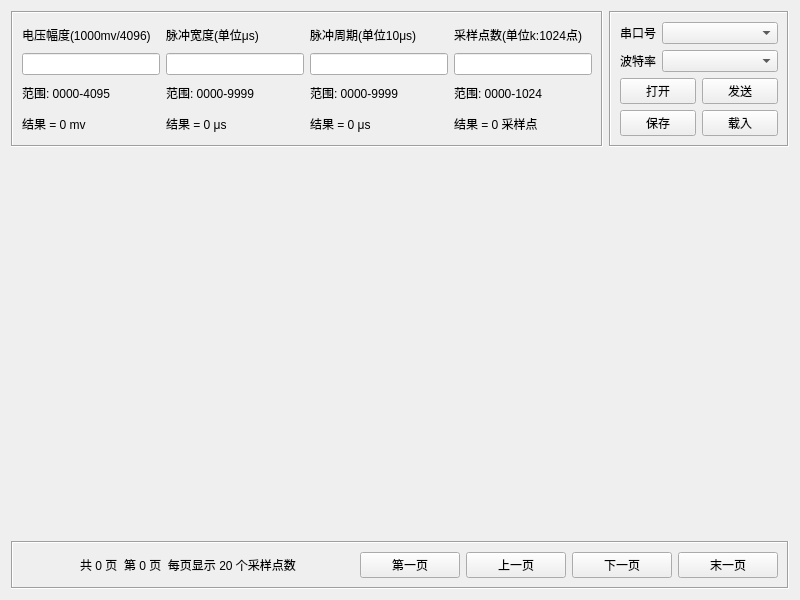
<?xml version="1.0" encoding="UTF-8"?>
<ui version="4.0">
 <class>frmMain</class>
 <widget class="QWidget" name="frmMain">
  <property name="geometry">
   <rect>
    <x>0</x>
    <y>0</y>
    <width>800</width>
    <height>600</height>
   </rect>
  </property>
  <property name="windowTitle">
   <string>Form</string>
  </property>
  <layout class="QGridLayout" name="gridLayout_3">
   <item row="0" column="0">
    <widget class="QFrame" name="frame">
     <property name="sizePolicy">
      <sizepolicy hsizetype="Expanding" vsizetype="Preferred">
       <horstretch>0</horstretch>
       <verstretch>0</verstretch>
      </sizepolicy>
     </property>
     <property name="frameShape">
      <enum>QFrame::Box</enum>
     </property>
     <property name="frameShadow">
      <enum>QFrame::Sunken</enum>
     </property>
     <layout class="QGridLayout" name="gridLayout_2">
      <item row="0" column="0">
       <widget class="QLabel" name="labMv">
        <property name="text">
         <string>电压幅度(1000mv/4096)</string>
        </property>
       </widget>
      </item>
      <item row="2" column="1">
       <widget class="QLabel" name="labWidthRange">
        <property name="text">
         <string>范围: 0000-9999</string>
        </property>
       </widget>
      </item>
      <item row="2" column="0">
       <widget class="QLabel" name="labMvRange">
        <property name="text">
         <string>范围: 0000-4095</string>
        </property>
       </widget>
      </item>
      <item row="2" column="3">
       <widget class="QLabel" name="labPointRange">
        <property name="text">
         <string>范围: 0000-1024</string>
        </property>
       </widget>
      </item>
      <item row="1" column="0">
       <widget class="QLineEdit" name="txtMv">
        <property name="text">
         <string/>
        </property>
       </widget>
      </item>
      <item row="1" column="1">
       <widget class="QLineEdit" name="txtWidth">
        <property name="text">
         <string/>
        </property>
       </widget>
      </item>
      <item row="1" column="3">
       <widget class="QLineEdit" name="txtPoint">
        <property name="text">
         <string/>
        </property>
       </widget>
      </item>
      <item row="1" column="2">
       <widget class="QLineEdit" name="txtCycle">
        <property name="text">
         <string/>
        </property>
       </widget>
      </item>
      <item row="0" column="1">
       <widget class="QLabel" name="labWidth">
        <property name="text">
         <string>脉冲宽度(单位μs)</string>
        </property>
       </widget>
      </item>
      <item row="0" column="3">
       <widget class="QLabel" name="labPoint">
        <property name="text">
         <string>采样点数(单位k:1024点)</string>
        </property>
       </widget>
      </item>
      <item row="2" column="2">
       <widget class="QLabel" name="labCycleRange">
        <property name="text">
         <string>范围: 0000-9999</string>
        </property>
       </widget>
      </item>
      <item row="0" column="2">
       <widget class="QLabel" name="labCycle">
        <property name="text">
         <string>脉冲周期(单位10μs)</string>
        </property>
       </widget>
      </item>
      <item row="3" column="0">
       <widget class="QLabel" name="labMvResult">
        <property name="text">
         <string>结果 = 0 mv</string>
        </property>
       </widget>
      </item>
      <item row="3" column="1">
       <widget class="QLabel" name="labWidthResult">
        <property name="text">
         <string>结果 = 0 μs</string>
        </property>
       </widget>
      </item>
      <item row="3" column="2">
       <widget class="QLabel" name="labCycleResult">
        <property name="text">
         <string>结果 = 0 μs</string>
        </property>
       </widget>
      </item>
      <item row="3" column="3">
       <widget class="QLabel" name="labPointResult">
        <property name="text">
         <string>结果 = 0 采样点</string>
        </property>
       </widget>
      </item>
     </layout>
    </widget>
   </item>
   <item row="0" column="1">
    <widget class="QFrame" name="frame_2">
     <property name="minimumSize">
      <size>
       <width>180</width>
       <height>0</height>
      </size>
     </property>
     <property name="maximumSize">
      <size>
       <width>180</width>
       <height>16777215</height>
      </size>
     </property>
     <property name="frameShape">
      <enum>QFrame::Box</enum>
     </property>
     <property name="frameShadow">
      <enum>QFrame::Sunken</enum>
     </property>
     <layout class="QGridLayout" name="gridLayout_4">
      <item row="0" column="0">
       <widget class="QLabel" name="labPortName">
        <property name="text">
         <string>串口号</string>
        </property>
       </widget>
      </item>
      <item row="0" column="1">
       <widget class="QComboBox" name="cboxPortName">
        <property name="sizePolicy">
         <sizepolicy hsizetype="Expanding" vsizetype="Fixed">
          <horstretch>0</horstretch>
          <verstretch>0</verstretch>
         </sizepolicy>
        </property>
       </widget>
      </item>
      <item row="1" column="0">
       <widget class="QLabel" name="labBaudRate">
        <property name="text">
         <string>波特率</string>
        </property>
       </widget>
      </item>
      <item row="1" column="1">
       <widget class="QComboBox" name="cboxBaudRate">
        <property name="sizePolicy">
         <sizepolicy hsizetype="Expanding" vsizetype="Fixed">
          <horstretch>0</horstretch>
          <verstretch>0</verstretch>
         </sizepolicy>
        </property>
       </widget>
      </item>
      <item row="2" column="0" colspan="2">
       <layout class="QGridLayout" name="gridLayout">
        <item row="0" column="0">
         <widget class="QPushButton" name="btnOpen">
          <property name="text">
           <string>打开</string>
          </property>
         </widget>
        </item>
        <item row="0" column="1">
         <widget class="QPushButton" name="btnSend">
          <property name="text">
           <string>发送</string>
          </property>
         </widget>
        </item>
        <item row="1" column="0">
         <widget class="QPushButton" name="btnSave">
          <property name="text">
           <string>保存</string>
          </property>
         </widget>
        </item>
        <item row="1" column="1">
         <widget class="QPushButton" name="btnLoad">
          <property name="text">
           <string>载入</string>
          </property>
         </widget>
        </item>
       </layout>
      </item>
     </layout>
    </widget>
   </item>
   <item row="1" column="0" colspan="2">
    <widget class="QCustomPlot" name="widgetPlot" native="true">
     <property name="sizePolicy">
      <sizepolicy hsizetype="Preferred" vsizetype="Expanding">
       <horstretch>0</horstretch>
       <verstretch>0</verstretch>
      </sizepolicy>
     </property>
    </widget>
   </item>
   <item row="2" column="0" colspan="2">
    <widget class="QFrame" name="frame_3">
     <property name="frameShape">
      <enum>QFrame::Box</enum>
     </property>
     <property name="frameShadow">
      <enum>QFrame::Sunken</enum>
     </property>
     <layout class="QHBoxLayout" name="horizontalLayout">
      <item>
       <widget class="QLabel" name="labInfo">
        <property name="sizePolicy">
         <sizepolicy hsizetype="Expanding" vsizetype="Preferred">
          <horstretch>0</horstretch>
          <verstretch>0</verstretch>
         </sizepolicy>
        </property>
        <property name="text">
         <string>共 0 页  第 0 页  每页显示 20 个采样点数</string>
        </property>
        <property name="alignment">
         <set>Qt::AlignCenter</set>
        </property>
       </widget>
      </item>
      <item>
       <widget class="QPushButton" name="btnFirst">
        <property name="minimumSize">
         <size>
          <width>100</width>
          <height>0</height>
         </size>
        </property>
        <property name="text">
         <string>第一页</string>
        </property>
       </widget>
      </item>
      <item>
       <widget class="QPushButton" name="btnPre">
        <property name="minimumSize">
         <size>
          <width>100</width>
          <height>0</height>
         </size>
        </property>
        <property name="text">
         <string>上一页</string>
        </property>
       </widget>
      </item>
      <item>
       <widget class="QPushButton" name="btnNext">
        <property name="minimumSize">
         <size>
          <width>100</width>
          <height>0</height>
         </size>
        </property>
        <property name="text">
         <string>下一页</string>
        </property>
       </widget>
      </item>
      <item>
       <widget class="QPushButton" name="btnLast">
        <property name="minimumSize">
         <size>
          <width>100</width>
          <height>0</height>
         </size>
        </property>
        <property name="text">
         <string>末一页</string>
        </property>
       </widget>
      </item>
     </layout>
    </widget>
   </item>
  </layout>
 </widget>
 <customwidgets>
  <customwidget>
   <class>QCustomPlot</class>
   <extends>QWidget</extends>
   <header location="global">qcustomplot/qcustomplot.h</header>
   <container>1</container>
  </customwidget>
 </customwidgets>
 <resources/>
 <connections/>
</ui>
